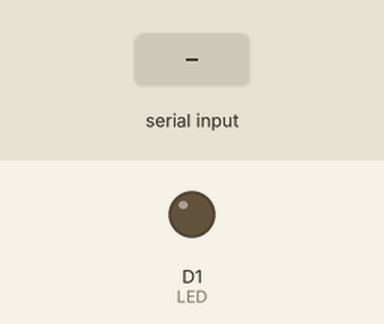
The sketch below on a simulated ESP8266 (NodeMCU). On the bench: output pins drawn as LEDs (lit = HIGH). Dashed ring = blinking. The inputs (shaded band) are chosen by the test bench.

Above: at 1.2 s.
1.3 s: "a" received over Serial
At 1.7 s:
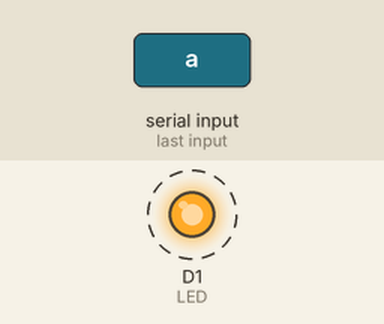
4.3 s: "b" received over Serial
At 5.0 s:
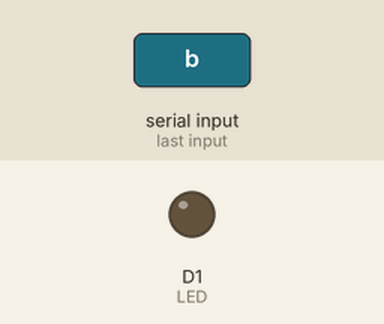
Timing chart, 0 to 7.3 s (numbered marks = the images above; inputs shaded):
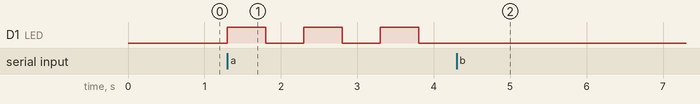

The sketch:

01.ino
```cpp
#define LED D1

int state;

void checkState() {
  if (state == 1) {
    digitalWrite(LED, HIGH);
    delay(500);
    digitalWrite(LED, LOW);
    delay(500);
  } else {
    digitalWrite(LED, LOW);
  }
}

void setup() {
  pinMode(LED, OUTPUT);
  Serial.begin(9600);
}
void loop() {
  if (Serial.available() > 0) {
    char a = Serial.read();
    if (a == 'a') {
      state = 1;
    } else if (a == 'b') {
      state = 0;
    }
  }

  checkState();
}
```

Measured:
- after the input at 1.3 s, D1 (LED): alternates HIGH for 0.50 s and LOW for 0.50 s, starting at once
- after the input at 4.3 s, D1 (LED): stops changing and stays LOW
